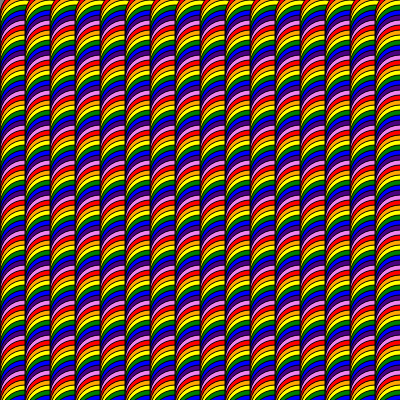
Frame 1 (no input)
Frame 60 (no input): identical to frame 1, image omitted
Frame 120 (the mouse pressed at the canvas centre since frame 60): identical to frame 1, image omitted

The p5.js sketch that drew this single still picture (run headless with seeded random() and noise() and a simulated clock; from frame 60 on, the mouse is pressed at the canvas centre):

// p5.js sketch
// ── sketch.js
let state = 0;
let k = 0;
let cube = 0;
let x = 0;

function setup() {
  createCanvas(400, 400);
  angleMode(DEGREES);
  textAlign(CENTER);
}

function draw() {
  background(220);

  switch (state) {
    case 0:
      background("gray");
      for (let j = 0; j < width; j += 25) {
        for (let i = 0; i < width; i += 35) {
          fill("red");
          circle(j + 25, i + 15, 50);
          fill("orange");
          circle(j + 25, i + 20, 50);
          fill("yellow");
          circle(j + 25, i + 25, 50);
          fill("green");
          circle(j + 25, i + 30, 50);
          fill("blue");
          circle(j + 25, i + 35, 50);
          fill("indigo");
          circle(j + 25, i + 40, 50);
          fill("violet");
          circle(j + 25, i + 45, 50);
        }
      }
      break;

    case 1:
      background("green");
      for (let j = 0; j < width; j += 25) {
        for (let i = 0; i < width; i += 25) {
          push();
          noStroke();
          fill(i, j, k);
          rect(i, j, 25, 25);
          fill(j, k, i);
          quad(i + 12.5, j, i + 25, j + 12.5, i + 12.5, j + 25, i, j + 12.5);
          pop();
        }
      }
      break;

    case 2:
      background("purple");
      for (let j = 0; j < width; j += 25) {
        for (let i = 0; i < width; i += 25) {
          push();
          fill("blue");
          rect(i, j, i / 20, j / 20);
          pop();
        }
      }
      break;

    case 3:
      background("black");
      for (let j = 0; j < width; j += 25) {
        for (let i = 0; i < width; i += 25) {
          push();
          fill("#C4D3DF");
          circle(i + random(-25, 25), j + (random(-25,25)) , random(1,10));
          pop();
        }
      }
      break;

    case 4:
      for (let j = 0; j < width; j += 50) {
        for (let i = 0; i < width; i += 10) {
          fill("black");
          circle(i, j, 20);
        }
      }
      break;
  }
}

function mouseReleased() {
  state++;
  if (state > 4) {
    state = 0;
  }
  
  k = random(0,255);
}
